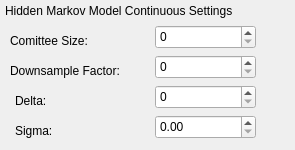
         <widget class="QWidget" name="page_64">
          <widget class="QLabel" name="label_169">
           <property name="geometry">
            <rect>
             <x>5</x>
             <y>0</y>
             <width>281</width>
             <height>21</height>
            </rect>
           </property>
           <property name="text">
            <string>Hidden Markov Model Continuous Settings</string>
           </property>
          </widget>
          <widget class="QLabel" name="label_170">
           <property name="geometry">
            <rect>
             <x>15</x>
             <y>90</y>
             <width>131</width>
             <height>21</height>
            </rect>
           </property>
           <property name="text">
            <string>Delta:</string>
           </property>
          </widget>
          <widget class="QLabel" name="label_171">
           <property name="geometry">
            <rect>
             <x>10</x>
             <y>30</y>
             <width>131</width>
             <height>21</height>
            </rect>
           </property>
           <property name="text">
            <string>Comittee Size:</string>
           </property>
          </widget>
          <widget class="QSpinBox" name="pipelineTool_hmm_continuous_committeeSize">
           <property name="geometry">
            <rect>
             <x>155</x>
             <y>25</y>
             <width>101</width>
             <height>24</height>
            </rect>
           </property>
          </widget>
          <widget class="QLabel" name="label_172">
           <property name="geometry">
            <rect>
             <x>10</x>
             <y>60</y>
             <width>131</width>
             <height>21</height>
            </rect>
           </property>
           <property name="text">
            <string>Downsample Factor:</string>
           </property>
          </widget>
          <widget class="QSpinBox" name="pipelineTool_hmm_continuous_downsampleFactor">
           <property name="geometry">
            <rect>
             <x>155</x>
             <y>55</y>
             <width>101</width>
             <height>24</height>
            </rect>
           </property>
          </widget>
          <widget class="QSpinBox" name="pipelineTool_hmm_continuous_delta">
           <property name="geometry">
            <rect>
             <x>155</x>
             <y>85</y>
             <width>101</width>
             <height>24</height>
            </rect>
           </property>
          </widget>
          <widget class="QDoubleSpinBox" name="pipelineTool_hmm_continuous_sigma">
           <property name="geometry">
            <rect>
             <x>155</x>
             <y>115</y>
             <width>101</width>
             <height>24</height>
            </rect>
           </property>
          </widget>
          <widget class="QLabel" name="label_173">
           <property name="geometry">
            <rect>
             <x>15</x>
             <y>120</y>
             <width>131</width>
             <height>21</height>
            </rect>
           </property>
           <property name="text">
            <string>Sigma:</string>
           </property>
          </widget>
         </widget>
